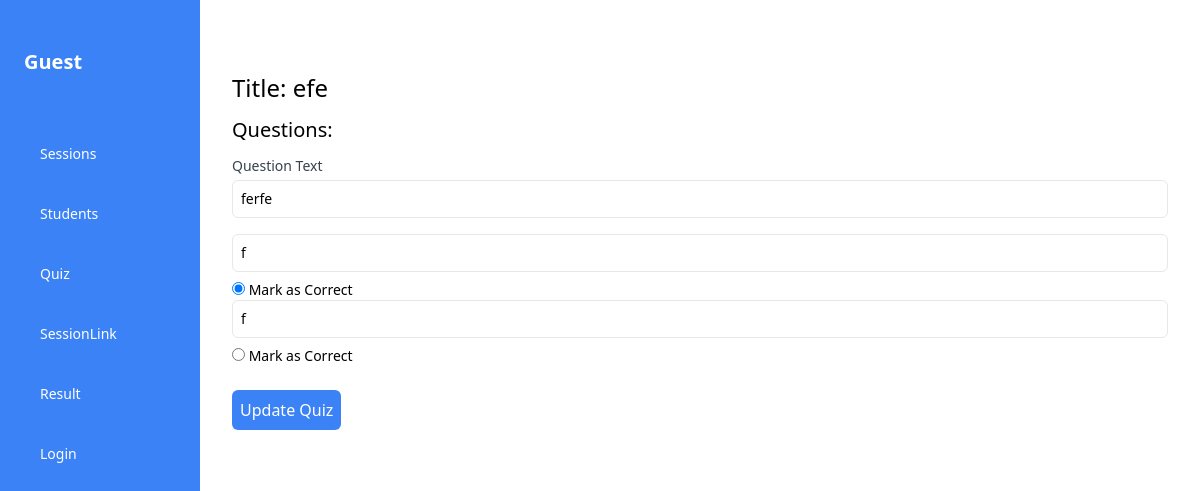
The app's page /quiz/4/edit/ with its own data.
### quiz/models.py (models this page shows, shortened)
class Quiz(models.Model):
    title = models.CharField(max_length=200)
    teacher = models.ForeignKey(Teacher, on_delete=models.CASCADE)
    video = models.ForeignKey(Video, on_delete=models.CASCADE, related_name="quizzes",null=True )
    total_marks = models.PositiveIntegerField(default=0)
    date = models.DateField(default=datetime.date.today)

class Question(models.Model):
    quiz = models.ForeignKey(Quiz, on_delete=models.CASCADE)
    text = models.TextField()

class Answer(models.Model):
    question = models.ForeignKey(Question, on_delete=models.CASCADE)
    text = models.TextField()
    is_correct = models.BooleanField(default=False)

### quiz/views.py (the view)
# urls.py: path('<int:quiz_id>/edit/', views.edit_quiz, name='edit_quiz'),
def edit_quiz(request, quiz_id):
    quiz = get_object_or_404(Quiz, id=quiz_id)
    questions = Question.objects.filter(quiz=quiz)
    if request.method == "POST":
        form = QuizForm(request.POST, instance=quiz)
        if form.is_valid():
            form.save()
            messages.success(request, 'Quiz updated successfully!')
            return redirect('quiz:quiz_list')
    else:
        form = QuizForm(instance=quiz)
    return render(request, 'quiz/edit_quiz.html', {'form': form, 'questions': questions})

### quiz/form.py
class QuizForm(forms.ModelForm):
    class Meta:
        model = Quiz
        fields = ['title']

### quiz/templates/quiz/edit_quiz.html (shortened to what this page needs)
{% extends "tbase.html" %}
{% block content %}
<div class="flex-1 bg-white-200 p-8 ml-100 w-3/4 mt-10 text-2xl">
<form method="post">
    {{ form.as_p }}
    <h2 class="text-xl mt-3 mb-3">Questions:</h2>
    {% for question in questions %}
        <div class="question-block mb-6 text-sm">
            <label for="question_text_{{ question.id }}" class="block text-sm font-medium text-gray-700">Question Text</label>
            <input type="text" name="question_text_{{ question.id }}" value="{{ question.text }}" required class="mt-1 p-2 w-full border rounded-md">
            <div class="choices-container mt-4">
                {% for answer in question.answer_set.all %}
                <input type="text" name="choice_{{ question.id }}_{{ forloop.counter }}" value="{{ answer.text }}" placeholder="Choice {{ forloop.counter }}" class="p-2 w-full border rounded-md mb-2">
                <input type="radio" name="correct_choice_{{ question.id }}" value="{{ forloop.counter }}" {% if answer.is_correct %}checked{% endif %}> Mark as Correct
                {% endfor %}
            </div>
        </div>
    {% endfor %}
    <input class="rounded-md bg-blue-500 px-2 text-base py-2 text-white" type="submit" value="Update Quiz">
</form>
{% endblock %}

### records on screen
Quiz: title "efe"
Question: text "ferfe"
Answer: text "f", is_correct "☑"
Answer: text "f"
